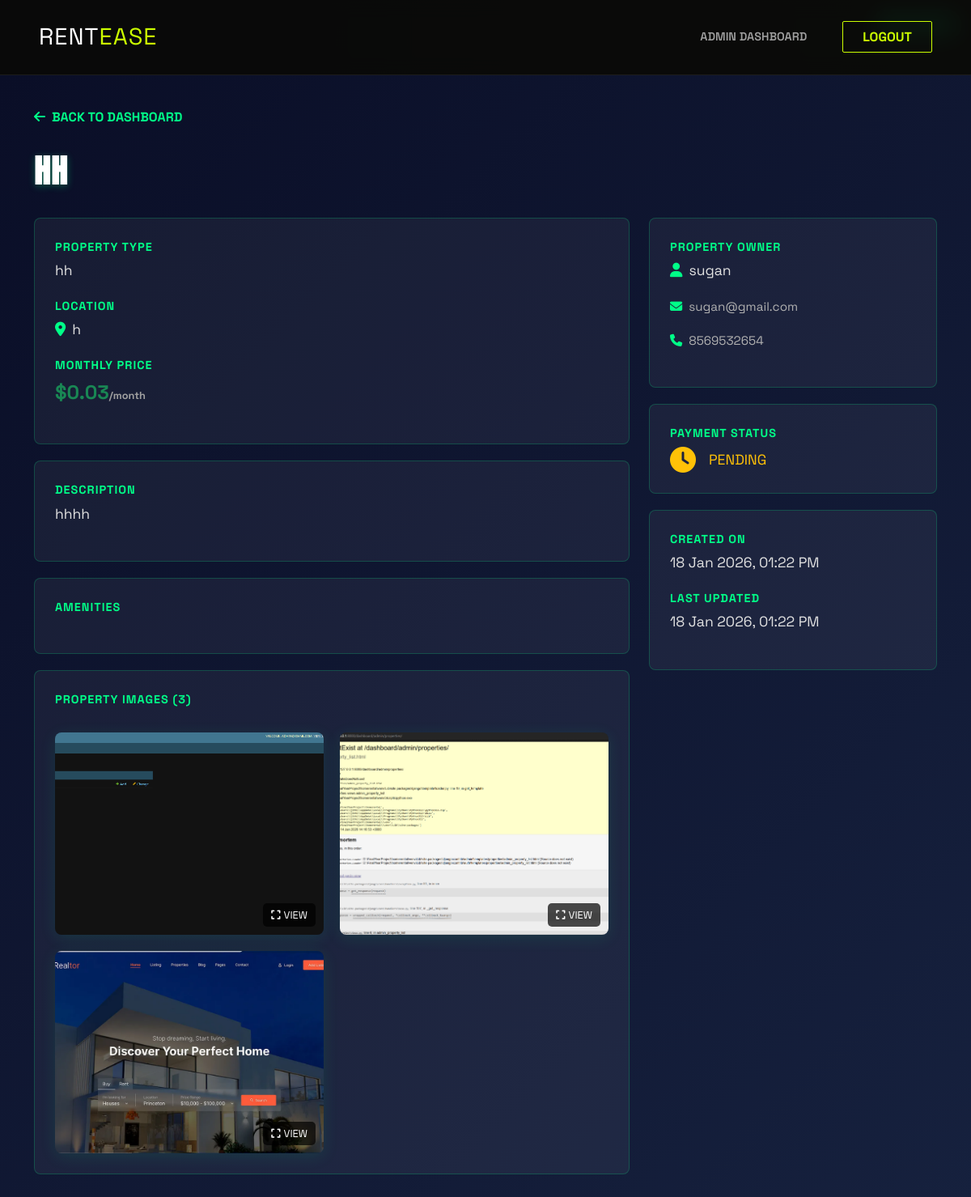
/property-details/5/ (signed in), run on an earlier commit of the app's database.
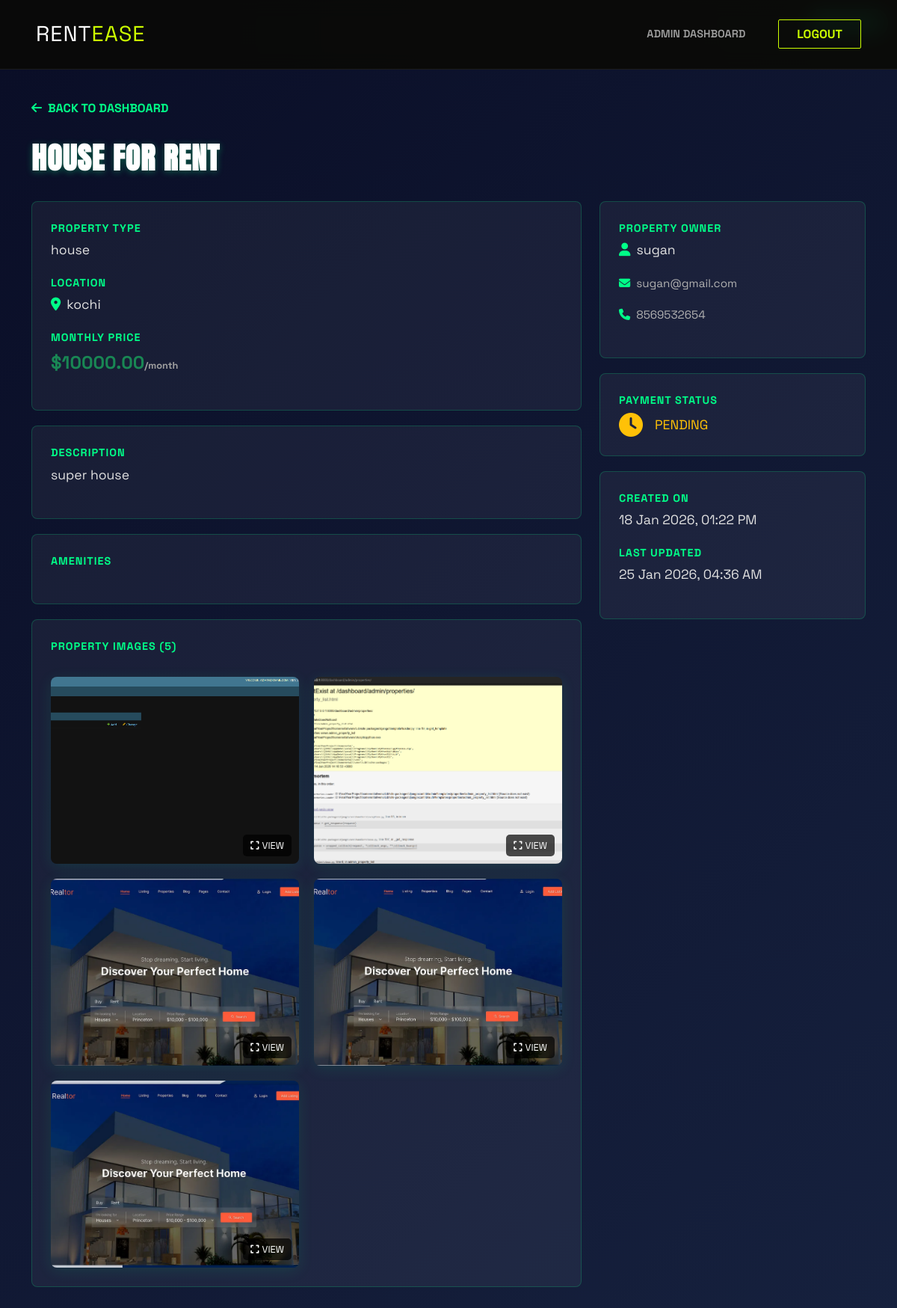
And on a later commit of the database.
### core/models.py (models this page shows, shortened)
class Property(models.Model):
    class Status(models.TextChoices):
        PENDING_APPROVAL = "PENDING", "Pending Approval"
        AVAILABLE = "AVAILABLE", "Available"
        RENTED = "RENTED", "Rented"
        MAINTENANCE = "MAINTENANCE", "Maintenance"
    class Furnishing(models.TextChoices):
        UNFURNISHED = "UNFURNISHED", "Unfurnished"
        SEMI_FURNISHED = "SEMI_FURNISHED", "Semi-Furnished"
        FULLY_FURNISHED = "FULLY_FURNISHED", "Fully Furnished"
    class Facing(models.TextChoices):
        NORTH = "NORTH", "North"
        SOUTH = "SOUTH", "South"
        EAST = "EAST", "East"
        WEST = "WEST", "West"
        NORTHEAST = "NORTHEAST", "North-East"
        NORTHWEST = "NORTHWEST", "North-West"
        SOUTHEAST = "SOUTHEAST", "South-East"
        SOUTHWEST = "SOUTHWEST", "South-West"
    owner = models.ForeignKey(User, on_delete=models.CASCADE, related_name='properties')
    title = models.CharField(max_length=255)
    ad_title = models.CharField(max_length=255, blank=True, null=True, help_text="Short ad title")
    description = models.TextField()
    price = models.DecimalField(max_digits=10, decimal_places=2)
    location = models.CharField(max_length=255)
    property_type = models.CharField(max_length=100)
    bhk = models.IntegerField(default=1, help_text="Number of BHKs (Bedrooms)")
    bathrooms = models.IntegerField(default=1, help_text="Number of bathrooms")
    furnishing = models.CharField(max_length=50, choices=Furnishing.choices, default=Furnishing.SEMI_FURNISHED)
    super_built_area = models.DecimalField(max_digits=10, decimal_places=2, default=0, help_text="Super built area in sqft")
    bachelors_allowed = models.BooleanField(default=True, help_text="Are bachelors allowed?")
    total_floors = models.IntegerField(default=1, help_text="Total floors in the building")
    facing = models.CharField(max_length=50, choices=Facing.choices, default=Facing.NORTH)
    amenities = models.TextField(help_text="Comma-separated list of amenities", blank=True)
    status = models.CharField(max_length=50, choices=Status.choices, default=Status.PENDING_APPROVAL)
    is_paid = models.BooleanField(default=False)
    created_at = models.DateTimeField(auto_now_add=True)
    updated_at = models.DateTimeField(auto_now=True)
    class Meta:
        verbose_name_plural = "Properties"

class PropertyImage(models.Model):
    property = models.ForeignKey(Property, on_delete=models.CASCADE, related_name='images')
    image = models.ImageField(upload_to='property_images/')

class User(AbstractUser):
    class Role(models.TextChoices):
        ADMIN = "ADMIN", "Admin"
        OWNER = "OWNER", "Owner"
        TENANT = "TENANT", "Tenant"
    email = models.EmailField(unique=True, null=False, blank=False)
    role = models.CharField(max_length=50, choices=Role.choices, default=Role.TENANT)
    profile_image = models.ImageField(upload_to='profiles/', blank=True, null=True)
    phone_number = models.CharField(max_length=15, blank=True, null=True)
    groups = models.ManyToManyField(
        'auth.Group',
        related_name='custom_user_set',
        blank=True,
        help_text='The groups this user belongs to.',
        verbose_name='groups',
    )
    user_permissions = models.ManyToManyField(
        'auth.Permission',
        related_name='custom_user_set',
        blank=True,
        help_text='Specific permissions for this user.',
        verbose_name='user permissions',
    )

### core/views.py (the view)
# urls.py: path('property-details/<int:id>/', views.property_details_view, name='property_details'),
@login_required
def property_details_view(request, id):
    if not (request.user.is_superuser or request.user.role == 'ADMIN'):
        return redirect('dashboard')
    property_obj = get_object_or_404(Property, id=id)
    context = {
        'property': property_obj,
        'images': property_obj.images.all()
    }
    return render(request, 'core/property_details.html', context)

### core/templates/core/property_details.html (shortened to what this page needs)
{% load static %}
<!DOCTYPE html>
<html lang="en">
<head>
    <link href="https://cdn.jsdelivr.net/npm/bootstrap@5.3.0/dist/css/bootstrap.min.css" rel="stylesheet">
    <link href="https://cdnjs.cloudflare.com/ajax/libs/font-awesome/6.4.0/css/all.min.css" rel="stylesheet">
    <link rel="stylesheet" href="{% static 'core/css/owner_dashboard.css' %}">
</head>
<body>
    <nav class="navbar navbar-expand-lg sticky-top">
        <div class="container-fluid px-5">
            <a class="navbar-brand" href="{% url 'index' %}">RENT<span>EASE</span></a>
            <div class="collapse navbar-collapse">
                <ul class="navbar-nav ms-auto align-items-center">
                    <li class="nav-item"><a class="nav-link text-white" href="{% url 'dashboard' %}">ADMIN DASHBOARD</a></li>
                    <li class="nav-item ms-4">
                        <a href="{% url 'logout' %}" class="btn-outline-acid">LOGOUT</a>
                    </li>
                </ul>
            </div>
        </div>
    </nav>
    <div class="property-details-container">
        <div class="container">
            <a href="{% url 'dashboard' %}" class="back-button"><i class="fas fa-arrow-left me-2"></i>BACK TO DASHBOARD</a>
            <div class="row mb-4">
                <div class="col-12">
                    <h1 class="property-title">{{ property.title }}</h1>
                    <span class="status-badge {% if property.status == 'PENDING' %}status-pending{% else %}status-available{% endif %}">
                        {{ property.get_status_display }}
                    </span>
                </div>
            </div>
            <div class="row">
                <div class="col-lg-8">
                    <div class="detail-card">
                        <div class="detail-label">Property Type</div>
                        <div class="detail-value">{{ property.property_type }}</div>
                        <div class="detail-label">Location</div>
                        <div class="detail-value">
                            <i class="fas fa-map-marker-alt me-2" style="color: #00ff88;"></i>{{ property.location }}
                        </div>
                        <div class="detail-label">Monthly Price</div>
                        <div class="detail-value text-success fw-bold" style="font-size: 1.5rem;">
                            ${{ property.price }}<span style="font-size: 0.8rem; color: #a0a0a0;">/month</span>
                        </div>
                    </div>
                    <div class="detail-card">
                        <div class="detail-label">Description</div>
                        <div class="detail-value">{{ property.description }}</div>
                    </div>
                    {% if property.amenities %}
                    <div class="detail-card">
                        <div class="detail-label">Amenities</div>
                    </div>
                    {% endif %}
                    <div class="detail-card">
                        <div class="detail-label">Property Images ({{ property.images.count }})</div>
                        {% if images %}
                            <div class="images-grid">
                                {% for image in images %}
                                    <div class="image-card" data-bs-toggle="modal" data-bs-target="#imageModal{{ image.id }}">
                                        <img src="{{ image.image.url }}" alt="Property Image">
                                        <div style="position: absolute; bottom: 10px; right: 10px; background: rgba(0, 0, 0, 0.7); color: white; padding: 5px 10px; border-radius: 5px; font-size: 0.8rem;">
                                            <i class="fas fa-expand me-1"></i>VIEW
                                        </div>
                                    </div>
                                {% endfor %}
                            </div>
                        {% else %}
                            <div style="text-align: center; padding: 40px; color: #a0a0a0;">
                                <i class="fas fa-image fa-3x mb-3" style="color: #666;"></i>
                                <p>No images uploaded for this property yet.</p>
                            </div>
                        {% endif %}
                    </div>
                </div>
                <div class="col-lg-4">
                    <div class="detail-card">
                        <div class="detail-label">Property Owner</div>
                        <div class="detail-value">
                            <i class="fas fa-user me-2" style="color: #00ff88;"></i>{{ property.owner.username }}
                        </div>
                        <div class="detail-value" style="font-size: 0.95rem; color: #b0b0b0;">
                            <i class="fas fa-envelope me-2" style="color: #00ff88;"></i>{{ property.owner.email }}
                        </div>
                        {% if property.owner.phone_number %}
                        <div class="detail-value" style="font-size: 0.95rem; color: #b0b0b0;">
                            <i class="fas fa-phone me-2" style="color: #00ff88;"></i>{{ property.owner.phone_number }}
                        </div>
                        {% endif %}
                    </div>
                    <div class="detail-card">
                        <div class="detail-label">Payment Status</div>
                        <div style="display: flex; align-items: center;">
                            <i class="fas {% if property.is_paid %}fa-check-circle text-success{% else %}fa-clock text-warning{% endif %} fa-2x me-3"></i>
                            <div>
                                <div class="detail-value" style="margin-bottom: 0;">
                                    {% if property.is_paid %}
                                        <span style="color: #00ff88;">PAID</span>
                                    {% else %}
                                        <span style="color: #ffc107;">PENDING</span>
                                    {% endif %}
                                </div>
                            </div>
                        </div>
                    </div>
                    <div class="detail-card">
                        <div class="detail-label">Created On</div>
                        <div class="detail-value">{{ property.created_at|date:"d M Y, h:i A" }}</div>
                        <div class="detail-label">Last Updated</div>
                        <div class="detail-value">{{ property.updated_at|date:"d M Y, h:i A" }}</div>
                    </div>
                </div>
            </div>
        </div>
    </div>
</body>
</html>

### core/static/core/css/owner_dashboard.css (style rules this page uses)
:root { --bg-core: #0a0a0a; --bg-surface: #141414; --acid-green: #CCFF00; --acid-green-dim: rgba(204, 255, 0, 0.15); --white: #ffffff; --gray: #a0a0a0; --border-color: rgba(255, 255, 255, 0.08); --glass-bg: rgba(20, 20, 20, 0.7); --glass-border: rgba(255, 255, 255, 0.08); --card-shadow: 0 8px 32px 0 rgba(0, 0, 0, 0.3); }
body { background-color: var(--bg-core); color: var(--white); font-family: 'Space Grotesk', sans-serif; min-height: 100vh; position: relative; margin: 0; }
body::before { content: ""; position: fixed; top: 0; left: 0; width: 100%; height: 100%; background: url('https://images.unsplash.com/photo-1486406146926-c627a92ad1ab?q=80&w=2070&auto=format&fit=crop'); background-size: cover; background-position: center; background-attachment: fixed; z-index: -2; filter: grayscale(100%) contrast(1.2) brightness(0.6); }
body::after { content: ""; position: fixed; top: 0; left: 0; width: 100%; height: 100%; background: radial-gradient(circle at top right, rgba(204, 255, 0, 0.05), transparent 60%), linear-gradient(to bottom, rgba(10, 10, 10, 0.85), rgba(10, 10, 10, 0.95)); z-index: -1; pointer-events: none; }
h1, h2, h3, h4, h5 { font-family: 'Anton', sans-serif; text-transform: uppercase; letter-spacing: 1px; }
.navbar { padding: 1.2rem 0; background: rgba(10, 10, 10, 0.85); backdrop-filter: blur(12px); border-bottom: 1px solid var(--border-color); position: sticky; top: 0; z-index: 1000; }
.navbar-brand { font-size: 1.8rem; color: var(--white); letter-spacing: 1px; }
.navbar-brand span { color: var(--acid-green); }
.nav-link { color: var(--gray) !important; font-weight: 600; text-transform: uppercase; margin: 0 12px; transition: all 0.3s ease; font-size: 0.9rem; }
.btn-outline-acid { background: transparent; border: 1px solid var(--acid-green); color: var(--acid-green); font-weight: 700; text-transform: uppercase; padding: 8px 24px; font-family: 'Space Grotesk', sans-serif; transition: all 0.3s; text-decoration: none; border-radius: 2px; }
.status-badge { position: absolute; top: 12px; right: 12px; z-index: 2; padding: 5px 10px; font-size: 0.65rem; font-weight: 800; text-transform: uppercase; letter-spacing: 1px; background: rgba(0,0,0,0.85); color: white; border: 1px solid rgba(255,255,255,0.1); backdrop-filter: blur(4px); border-radius: 2px; }

### core/templates/core/property_details.html (style rules this page uses)
.property-details-container { background: linear-gradient(135deg, #0a0e27 0%, #16213e 100%); min-height: 100vh; padding: 40px 0; }
.images-grid { display: grid; grid-template-columns: repeat(auto-fit, minmax(250px, 1fr)); gap: 20px; margin-top: 30px; }
.image-card { position: relative; overflow: hidden; border-radius: 8px; box-shadow: 0 4px 20px rgba(0, 255, 136, 0.1); cursor: pointer; transition: transform 0.3s ease; }
.image-card img { width: 100%; height: 250px; object-fit: cover; display: block; }
.detail-card { background: rgba(255, 255, 255, 0.05); border: 1px solid rgba(0, 255, 136, 0.2); border-radius: 8px; padding: 25px; margin-bottom: 20px; }
.detail-label { color: #00ff88; font-weight: bold; font-size: 0.9rem; text-transform: uppercase; letter-spacing: 1px; margin-bottom: 5px; }
.detail-value { color: #e0e0e0; font-size: 1.1rem; margin-bottom: 20px; }
.property-title { color: #ffffff; font-size: 2.5rem; font-weight: bold; text-transform: uppercase; margin-bottom: 10px; text-shadow: 0 2px 10px rgba(0, 255, 136, 0.3); }
.status-badge { display: inline-block; padding: 8px 16px; border-radius: 20px; font-weight: bold; font-size: 0.85rem; text-transform: uppercase; margin-bottom: 20px; }
.status-available { background-color: rgba(0, 255, 136, 0.2); color: #00ff88; }
.back-button { display: inline-block; margin-bottom: 30px; color: #00ff88; text-decoration: none; font-weight: bold; transition: all 0.3s ease; }

What changed in the data, as far as the page shows it:
changed Property "AVAILABLE": title "HH" → "HOUSE FOR RENT"; property_type "hh" → "house"; location "h" → "kochi"; price "0.03" → "10000.00"; description "hhhh" → "super house"; images.count "3" → "5"; updated_at "18 Jan 2026, 01:22 PM" → "25 Jan 2026, 04:36 AM"
added PropertyImage: image (picture)
added PropertyImage: image (picture)
